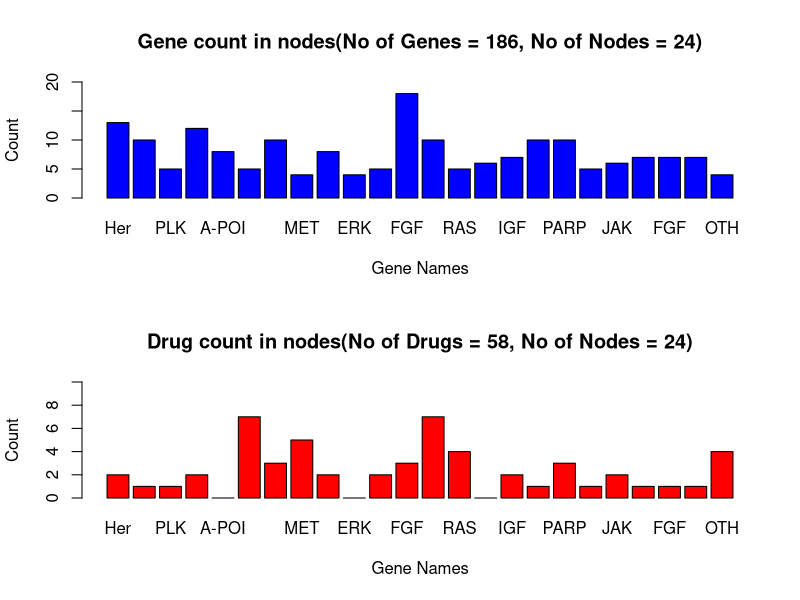

Reproduce this figure in R.
# Read mRNA and miRNA fold change values
data_foldChange1 =read.csv("mRNA_pathway-31Jan2014.csv", as.is = T)
data_foldChange2 =read.csv("mir_rev_path-31Jan2014-2.csv", as.is = T)

# get the gene names and remove the first patient IDs from the column
gene_names1 = names(data_foldChange1)[-1] 
gene_names2 = names(data_foldChange2)[-1]

# Number of genes in mRNA and miRNA fold change
length(gene_names1)  # 181 
length(gene_names2)  # 158

# Number of genes similar in both is 155
genes_index = which(gene_names1 %in% gene_names2)
genes_similar_in_both = gene_names1[which(gene_names1 %in% gene_names2)]
#print(genes_similar_in_both)
print(length(genes_similar_in_both))

# Genes present in miRNA but not in mRNA - position 47 121 148 - names - FGF9 PARP1 HSP90AA1
which(!(gene_names2 %in% gene_names1))
#gene_names2[which(!(gene_names2 %in% gene_names1))]

# Genes present in mRNA but not in miRNA - position 3  36  40  41  48  67  82  85  93 101 121 122 123 124 125 126 127 143 147 148 151 153 163 169 174 179
#  names - "FLT4"   "MAPK1"  "FGF10"  "FGF11"  "FGF5"   "SUFU"   "IGF1R"  "INSR"   "JAK1"   "MAP2K3" "ADAM17" "APH1A"  "JAG1"  
# "NCSTN"  "NOTCH1" "PSEN1"  "SRRT"   "PIK3CB" "PIK3R2" "PIK3R3" "BORA"   "KIF11"  "CCND1"  "PTGES3" "CTNNB1" "WNT1" 
which(!(gene_names1 %in% gene_names2))
# gene_names1[which(!(gene_names1 %in% gene_names2))] 

###### Plot the count of genes and drugs in nodes ##########
genes_nodes  = c(13, 10, 5, 12, 8, 5, 10, 4, 8, 4, 5, 18, 10, 5, 6, 7, 10, 10, 5, 6, 7, 7, 7, 4)
node_names = c("Her", "CDK", "PLK", "A-GEN", "A-POI", "IMMUN", "PI3K", "MET",
               "MEK", "ERK", "Antiapo", "FGF", "mTOR", "RAS", "TELO", "IGF", "WNT", "PARP", "HDAC",
               "JAK", "HEDGE", "FGF", "DNA_RE","OTH")
drugs = c(2,1,1,2,0,7,3,5,2,0,2,3,7,4,0,2,1,3,1,2,1,1,1,4)
par(mfrow = c(2, 1))
barplot(genes_nodes, xlab = "Gene Names", ylab = "Count", col = "blue", main = "Gene count in nodes(No of Genes = 186, No of Nodes = 24)", names.arg = node_names, ylim = c(0, 20))
barplot(drugs, xlab = "Gene Names", ylab = "Count", col = "red", main = "Drug count in nodes(No of Drugs = 58, No of Nodes = 24)", names.arg = node_names, ylim = c(0,10))
